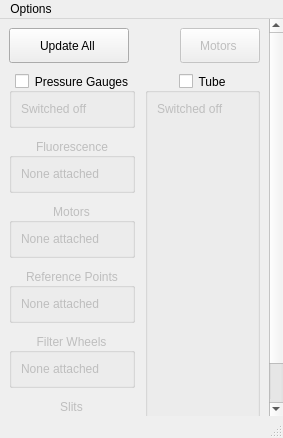
<?xml version="1.0" encoding="UTF-8"?>
<ui version="4.0">
 <class>GuiObject</class>
 <widget class="QMainWindow" name="GuiObject">
  <property name="geometry">
   <rect>
    <x>0</x>
    <y>0</y>
    <width>283</width>
    <height>438</height>
   </rect>
  </property>
  <property name="sizePolicy">
   <sizepolicy hsizetype="Minimum" vsizetype="Minimum">
    <horstretch>0</horstretch>
    <verstretch>0</verstretch>
   </sizepolicy>
  </property>
  <property name="windowTitle">
   <string>Motor Control Software</string>
  </property>
  <property name="windowIcon">
   <iconset resource="../include/icons.qrc">
    <normaloff>:/icons/images/motorIcon.png</normaloff>:/icons/images/motorIcon.png</iconset>
  </property>
  <widget class="QWidget" name="centralwidget">
   <property name="sizePolicy">
    <sizepolicy hsizetype="Minimum" vsizetype="Minimum">
     <horstretch>0</horstretch>
     <verstretch>0</verstretch>
    </sizepolicy>
   </property>
   <property name="minimumSize">
    <size>
     <width>0</width>
     <height>0</height>
    </size>
   </property>
   <layout class="QGridLayout" name="gridLayout">
    <property name="margin">
     <number>0</number>
    </property>
    <property name="spacing">
     <number>0</number>
    </property>
    <item row="0" column="2">
     <widget class="QScrollArea" name="scrollArea">
      <property name="sizePolicy">
       <sizepolicy hsizetype="Minimum" vsizetype="Minimum">
        <horstretch>0</horstretch>
        <verstretch>0</verstretch>
       </sizepolicy>
      </property>
      <property name="frameShape">
       <enum>QFrame::NoFrame</enum>
      </property>
      <property name="widgetResizable">
       <bool>true</bool>
      </property>
      <widget class="QWidget" name="scrollAreaWidgetContents">
       <property name="geometry">
        <rect>
         <x>0</x>
         <y>0</y>
         <width>281</width>
         <height>451</height>
        </rect>
       </property>
       <property name="sizePolicy">
        <sizepolicy hsizetype="Minimum" vsizetype="Minimum">
         <horstretch>0</horstretch>
         <verstretch>0</verstretch>
        </sizepolicy>
       </property>
       <layout class="QGridLayout" name="gridScrollArea">
        <property name="spacing">
         <number>10</number>
        </property>
        <item row="5" column="0">
         <widget class="QGroupBox" name="groupFilterWheels">
          <property name="enabled">
           <bool>false</bool>
          </property>
          <property name="sizePolicy">
           <sizepolicy hsizetype="Minimum" vsizetype="Minimum">
            <horstretch>0</horstretch>
            <verstretch>0</verstretch>
           </sizepolicy>
          </property>
          <property name="title">
           <string>Filter Wheels</string>
          </property>
          <property name="alignment">
           <set>Qt::AlignCenter</set>
          </property>
          <property name="flat">
           <bool>true</bool>
          </property>
          <layout class="QGridLayout" name="gridFilterWheels">
           <item row="0" column="0">
            <widget class="QLabel" name="lblFilterWheels">
             <property name="text">
              <string>None attached</string>
             </property>
            </widget>
           </item>
          </layout>
         </widget>
        </item>
        <item row="6" column="0">
         <widget class="QGroupBox" name="groupSlits">
          <property name="enabled">
           <bool>false</bool>
          </property>
          <property name="sizePolicy">
           <sizepolicy hsizetype="Minimum" vsizetype="Minimum">
            <horstretch>0</horstretch>
            <verstretch>0</verstretch>
           </sizepolicy>
          </property>
          <property name="title">
           <string>Slits</string>
          </property>
          <property name="alignment">
           <set>Qt::AlignCenter</set>
          </property>
          <property name="flat">
           <bool>true</bool>
          </property>
          <layout class="QGridLayout" name="gridSlits">
           <item row="1" column="0">
            <widget class="QLabel" name="lblSlits">
             <property name="text">
              <string>None attached</string>
             </property>
            </widget>
           </item>
          </layout>
         </widget>
        </item>
        <item row="2" column="0">
         <widget class="QGroupBox" name="groupFluorescence">
          <property name="enabled">
           <bool>false</bool>
          </property>
          <property name="sizePolicy">
           <sizepolicy hsizetype="Minimum" vsizetype="Minimum">
            <horstretch>0</horstretch>
            <verstretch>0</verstretch>
           </sizepolicy>
          </property>
          <property name="title">
           <string>Fluorescence</string>
          </property>
          <property name="alignment">
           <set>Qt::AlignCenter</set>
          </property>
          <property name="flat">
           <bool>true</bool>
          </property>
          <layout class="QGridLayout" name="gridFluorescence">
           <item row="0" column="0">
            <widget class="QLabel" name="lblFluors">
             <property name="text">
              <string>None attached</string>
             </property>
            </widget>
           </item>
          </layout>
         </widget>
        </item>
        <item row="1" column="1" rowspan="6">
         <widget class="QGroupBox" name="groupTube">
          <property name="sizePolicy">
           <sizepolicy hsizetype="Minimum" vsizetype="Minimum">
            <horstretch>0</horstretch>
            <verstretch>0</verstretch>
           </sizepolicy>
          </property>
          <property name="title">
           <string>Tube</string>
          </property>
          <property name="alignment">
           <set>Qt::AlignCenter</set>
          </property>
          <property name="flat">
           <bool>false</bool>
          </property>
          <property name="checkable">
           <bool>true</bool>
          </property>
          <property name="checked">
           <bool>false</bool>
          </property>
          <layout class="QGridLayout" name="gridTube">
           <item row="0" column="0">
            <widget class="QLabel" name="lblTube">
             <property name="text">
              <string>Switched off</string>
             </property>
             <property name="alignment">
              <set>Qt::AlignLeading|Qt::AlignLeft|Qt::AlignTop</set>
             </property>
            </widget>
           </item>
          </layout>
         </widget>
        </item>
        <item row="3" column="0">
         <widget class="QGroupBox" name="groupMotors">
          <property name="enabled">
           <bool>false</bool>
          </property>
          <property name="sizePolicy">
           <sizepolicy hsizetype="Minimum" vsizetype="Minimum">
            <horstretch>0</horstretch>
            <verstretch>0</verstretch>
           </sizepolicy>
          </property>
          <property name="title">
           <string>Motors</string>
          </property>
          <property name="alignment">
           <set>Qt::AlignCenter</set>
          </property>
          <property name="flat">
           <bool>true</bool>
          </property>
          <layout class="QGridLayout" name="gridMotors">
           <item row="0" column="0">
            <widget class="QLabel" name="lblMotors">
             <property name="text">
              <string>None attached</string>
             </property>
            </widget>
           </item>
          </layout>
         </widget>
        </item>
        <item row="1" column="0">
         <widget class="QGroupBox" name="groupPressure">
          <property name="enabled">
           <bool>true</bool>
          </property>
          <property name="sizePolicy">
           <sizepolicy hsizetype="Minimum" vsizetype="Minimum">
            <horstretch>0</horstretch>
            <verstretch>0</verstretch>
           </sizepolicy>
          </property>
          <property name="title">
           <string>Pressure Gauges</string>
          </property>
          <property name="alignment">
           <set>Qt::AlignCenter</set>
          </property>
          <property name="flat">
           <bool>true</bool>
          </property>
          <property name="checkable">
           <bool>true</bool>
          </property>
          <property name="checked">
           <bool>false</bool>
          </property>
          <layout class="QGridLayout" name="gridPressure">
           <item row="0" column="0">
            <widget class="QLabel" name="lblPressure">
             <property name="text">
              <string>Switched off</string>
             </property>
            </widget>
           </item>
          </layout>
         </widget>
        </item>
        <item row="0" column="0" colspan="2">
         <layout class="QHBoxLayout" name="horizontalLayout">
          <property name="spacing">
           <number>0</number>
          </property>
          <item>
           <widget class="QPushButton" name="pushUpdate">
            <property name="minimumSize">
             <size>
              <width>120</width>
              <height>35</height>
             </size>
            </property>
            <property name="maximumSize">
             <size>
              <width>120</width>
              <height>16777215</height>
             </size>
            </property>
            <property name="text">
             <string>Update All </string>
            </property>
            <property name="icon">
             <iconset resource="../include/icons.qrc">
              <normaloff>:/icons/images/refresh.png</normaloff>:/icons/images/refresh.png</iconset>
            </property>
           </widget>
          </item>
          <item>
           <spacer name="horizontalSpacer">
            <property name="orientation">
             <enum>Qt::Horizontal</enum>
            </property>
            <property name="sizeHint" stdset="0">
             <size>
              <width>40</width>
              <height>20</height>
             </size>
            </property>
           </spacer>
          </item>
          <item>
           <widget class="QPushButton" name="pushStop">
            <property name="enabled">
             <bool>false</bool>
            </property>
            <property name="minimumSize">
             <size>
              <width>0</width>
              <height>35</height>
             </size>
            </property>
            <property name="maximumSize">
             <size>
              <width>100</width>
              <height>16777215</height>
             </size>
            </property>
            <property name="toolTip">
             <string>Not implemented yet. probably never :)</string>
            </property>
            <property name="text">
             <string>Motors </string>
            </property>
            <property name="icon">
             <iconset resource="../include/icons.qrc">
              <normaloff>:/icons/images/stop.png</normaloff>:/icons/images/stop.png</iconset>
            </property>
           </widget>
          </item>
         </layout>
        </item>
        <item row="4" column="0">
         <widget class="QGroupBox" name="groupReferencePoints">
          <property name="enabled">
           <bool>false</bool>
          </property>
          <property name="sizePolicy">
           <sizepolicy hsizetype="Minimum" vsizetype="Minimum">
            <horstretch>0</horstretch>
            <verstretch>0</verstretch>
           </sizepolicy>
          </property>
          <property name="title">
           <string>Reference Points</string>
          </property>
          <property name="alignment">
           <set>Qt::AlignCenter</set>
          </property>
          <property name="flat">
           <bool>true</bool>
          </property>
          <layout class="QGridLayout" name="gridReferencePoints">
           <item row="0" column="0">
            <widget class="QLabel" name="lblReferencePoints">
             <property name="text">
              <string>None attached</string>
             </property>
            </widget>
           </item>
          </layout>
         </widget>
        </item>
       </layout>
      </widget>
     </widget>
    </item>
   </layout>
  </widget>
  <widget class="QMenuBar" name="menubar">
   <property name="geometry">
    <rect>
     <x>0</x>
     <y>0</y>
     <width>283</width>
     <height>28</height>
    </rect>
   </property>
   <widget class="QMenu" name="menuMenu">
    <property name="title">
     <string>Options</string>
    </property>
   </widget>
   <addaction name="menuMenu"/>
  </widget>
  <widget class="QStatusBar" name="statusbar">
   <property name="palette">
    <palette>
     <active>
      <colorrole role="WindowText">
       <brush brushstyle="SolidPattern">
        <color alpha="255">
         <red>0</red>
         <green>0</green>
         <blue>204</blue>
        </color>
       </brush>
      </colorrole>
     </active>
     <inactive>
      <colorrole role="WindowText">
       <brush brushstyle="SolidPattern">
        <color alpha="255">
         <red>0</red>
         <green>0</green>
         <blue>204</blue>
        </color>
       </brush>
      </colorrole>
     </inactive>
     <disabled>
      <colorrole role="WindowText">
       <brush brushstyle="SolidPattern">
        <color alpha="255">
         <red>139</red>
         <green>142</green>
         <blue>142</blue>
        </color>
       </brush>
      </colorrole>
     </disabled>
    </palette>
   </property>
  </widget>
  <action name="actionOptions">
   <property name="text">
    <string>Options</string>
   </property>
  </action>
  <action name="actionUpdate">
   <property name="text">
    <string>Update</string>
   </property>
  </action>
 </widget>
 <resources>
  <include location="../include/icons.qrc"/>
 </resources>
 <connections/>
</ui>
